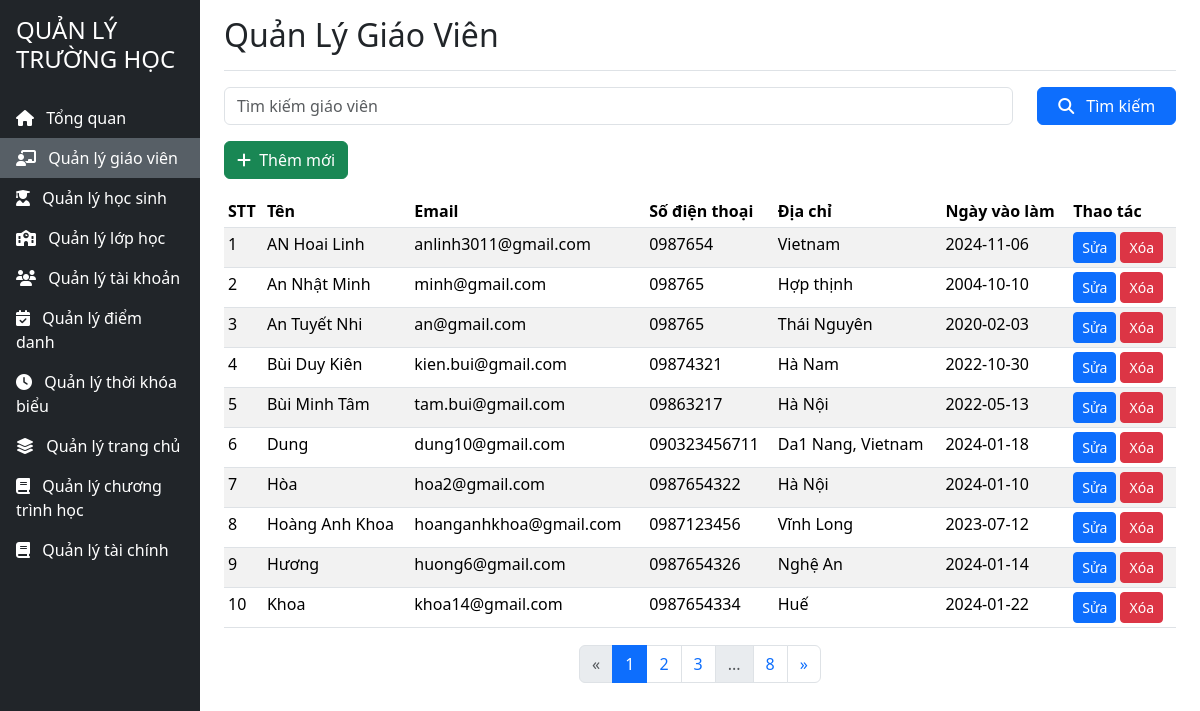
/pages/admin/teacher/list_teacher.php (signed in), run on the app's committed database.
### tables this page shows
CREATE TABLE `teachers` (
  `id` int NOT NULL,
  `FullName` varchar(100) NOT NULL,
  `Phone` varchar(15) DEFAULT NULL,
  `Email` varchar(100) DEFAULT NULL,
  `Address` varchar(255) DEFAULT NULL,
  `HireDate` date NOT NULL
);

### pages/admin/teacher/list_teacher.php (the view, shortened to what this page needs)
<?php
require_once '../../system/connect.php';
$searchTerm = '';
$teachers = [];
$limit = 10;
$page = isset($_GET['page']) ? (int)$_GET['page'] : 1;
$offset = ($page - 1) * $limit;
if (isset($_GET['search']) && !empty($_GET['search'])) {
    $searchTerm = $_GET['search'];
    $query = "SELECT * FROM teachers WHERE FullName LIKE ? ORDER BY FullName ASC LIMIT ?, ?";
    $stmt = $conn->prepare($query);
    $searchTerm = "%$searchTerm%";
    $stmt->bind_param("sii", $searchTerm, $offset, $limit);
    $stmt->execute();
    $teachers = $stmt->get_result()->fetch_all(MYSQLI_ASSOC);
} else {
    $query = "SELECT * FROM teachers ORDER BY FullName ASC LIMIT ?, ?";
    $stmt = $conn->prepare($query);
    $stmt->bind_param("ii", $offset, $limit);
    $stmt->execute();
    $teachers = $stmt->get_result()->fetch_all(MYSQLI_ASSOC);
}
$totalQuery = isset($_GET['search']) && !empty($_GET['search']) ?
    "SELECT COUNT(*) FROM teachers WHERE FullName LIKE ?" :
    "SELECT COUNT(*) FROM teachers";
$stmt = $conn->prepare($totalQuery);
$stmt->execute();
$totalResults = $stmt->get_result()->fetch_row()[0];
$totalPages = ceil($totalResults / $limit);
?>
<!DOCTYPE html>
<html lang="vi">
<head>
    <link href="https://cdnjs.cloudflare.com/ajax/libs/bootstrap/5.3.2/css/bootstrap.min.css" rel="stylesheet">
    <link href="https://cdnjs.cloudflare.com/ajax/libs/font-awesome/6.4.2/css/all.min.css" rel="stylesheet">
</head>
<body>
    <div class="container-fluid">
        <div class="row">
            <nav class="col-md-2 d-none d-md-block bg-dark sidebar min-vh-100" style="padding:0; position: fixed;">
                <div class="position-sticky">
                    <div class="p-3 text-white">
                        <h4>QUẢN LÝ TRƯỜNG HỌC</h4>
                    </div>
                    <ul class="nav flex-column">
                        <li class="nav-item">
                            <a class="nav-link text-white" href="/tai/pages/admin/dashboard.php">
                                <i class="fas fa-home me-2"></i>
                                Tổng quan
                            </a>
                        </li>
                        <li class="nav-item" style="background:#575f66">
                            <a class="nav-link text-white" href="/tai/pages/admin/teacher/list_teacher.php">
                                <i class="fas fa-chalkboard-teacher me-2"></i>
                                Quản lý giáo viên
                            </a>
                        </li>
                        <li class="nav-item" >
                            <a class="nav-link text-white" href="/tai/pages/admin/student/list_student.php">
                                <i class="fas fa-user-graduate me-2"></i>
                                Quản lý học sinh
                            </a>
                        </li>
                        <li class="nav-item">
                            <a class="nav-link text-white" href="/tai/pages/admin/class/list_class.php">
                                <i class="fas fa-school me-2"></i>
                                Quản lý lớp học
                            </a>
                        </li>
                        <li class="nav-item">
                            <a class="nav-link text-white" href="/tai/pages/admin/account/list_account.php">
                                <i class="fas fa-users me-2"></i>
                                Quản lý tài khoản
                            </a>
                        </li>
                        <li class="nav-item" >
                            <a class="nav-link text-white" href="/tai/pages/admin/attendance/list_attendance.php">
                            <i class="fas fa-calendar-check me-2"></i>
                                Quản lý điểm danh
                            </a>
                        </li>
                        <li class="nav-item" >
                            <a class="nav-link text-white" href="/tai/pages/admin/timetable/timetable.php">
                                <i class="fas fa-clock me-2"></i>
                                Quản lý thời khóa biểu
                            </a>
                        </li>
                        <li class="nav-item" >
                            <a class="nav-link text-white" href="/tai/pages/admin/frontend/slide/list_slide.php">
                             <i class="fas fa-layer-group me-2"></i>
                                Quản lý trang chủ
                            </a>
                        </li>
                        <li class="nav-item" >
                            <a class="nav-link text-white" href="/tai/pages/admin/frontend/curriculum/curriculum.php">
                                <i class="fas fa-book me-2"></i>
                                Quản lý chương trình học
                            </a>
                        </li>
                        <li class="nav-item">
                            <a class="nav-link text-white" href="/tai/pages/admin/payment.php">
                                <i class="fas fa-book me-2"></i>
                                Quản lý tài chính
                            </a>
                        </li>
                    </ul>
                </div>
            </nav>
            <main class="col-md-9 ms-sm-auto col-lg-10 px-md-4">
                <div class="d-flex justify-content-between flex-wrap flex-md-nowrap align-items-center pt-3 pb-2 mb-3 border-bottom">
                    <h1 class="h2">Quản Lý Giáo Viên</h1>
                </div>
                <form action="list_teacher.php" method="GET">
                    <div class="row mb-3">
                        <div class="col-md-10">
                            <input class="form-control" type="search" placeholder="Tìm kiếm giáo viên" name="search" aria-label="Search" value="<?php echo htmlspecialchars(trim($searchTerm, '%')); ?>">
                        </div>
                        <div class="col-md-2">
                            <button class="btn btn-primary w-100" type="submit">
                                <i class="fas fa-search me-2"></i> Tìm kiếm
                            </button>
                        </div>
                    </div>
                </form>
                <div class="mb-3">
                    <a href="add_teacher.php" class="btn btn-success">
                        <i class="fas fa-plus me-1"></i> Thêm mới
                    </a>
                </div>
                <div class="table-responsive">
                    <table class="table table-striped table-sm">
                        <thead>
                            <tr>
                                <th>STT</th>
                                <th>Tên</th>
                                <th>Email</th>
                                <th>Số điện thoại</th>
                                <th>Địa chỉ</th>
                                <th>Ngày vào làm</th>
                                <th>Thao tác</th>
                            </tr>
                        </thead>
                        <tbody>
                            <?php $stt = $offset + 1; ?>
                            <?php foreach ($teachers as $teacher): ?>
                                <tr>
                                    <td><?php echo $stt++; ?></td>
                                    <td><?php echo htmlspecialchars($teacher['FullName']); ?></td>
                                    <td><?php echo htmlspecialchars($teacher['Email']); ?></td>
                                    <td><?php echo htmlspecialchars($teacher['Phone']); ?></td>
                                    <td><?php echo htmlspecialchars($teacher['Address']); ?></td>
                                    <td><?php echo htmlspecialchars($teacher['HireDate']); ?></td>
                                    <td>
                                        <a href="edit_teacher.php?id=<?php echo $teacher['id']; ?>" class="btn btn-sm btn-primary">Sửa</a>
                                        <a href="delete_teacher.php?id=<?php echo $teacher['id']; ?>" class="btn btn-sm btn-danger" onclick="return confirm('Bạn có chắc muốn xóa?')">Xóa</a>
                                    </td>
                                </tr>
                            <?php endforeach; ?>
                        </tbody>
                    </table>
                </div>
                <nav aria-label="Page navigation" class="page">
    <ul class="pagination">
        <li class="page-item <?php echo ($page == 1) ? 'disabled' : ''; ?>">
            <a class="page-link" href="?page=<?php echo ($page == 1) ? $totalPages : $page - 1; ?>&search=<?php echo htmlspecialchars($searchTerm); ?>" aria-label="Previous">
                <span aria-hidden="true">&laquo;</span>
            </a>
        </li>
        <?php
        $page_range = 2;
        $start_page = max(1, $page - $page_range);
        $end_page = min($totalPages, $page + $page_range);
        ?>
        <?php for ($i = $start_page; $i <= $end_page; $i++) : ?>
            <li class="page-item <?php echo ($i == $page) ? 'active' : ''; ?>">
                <a class="page-link" href="?page=<?php echo $i; ?>&search=<?php echo htmlspecialchars($searchTerm); ?>"><?php echo $i; ?></a>
            </li>
        <?php endfor; ?>
        <?php if ($end_page < $totalPages) : ?>
            <li class="page-item disabled">
                <span class="page-link">...</span>
            </li>
        <?php endif; ?>
        <?php if ($end_page < $totalPages) : ?>
            <li class="page-item">
                <a class="page-link" href="?page=<?php echo $totalPages; ?>&search=<?php echo htmlspecialchars($searchTerm); ?>"><?php echo $totalPages; ?></a>
            </li>
        <?php endif; ?>
        <li class="page-item <?php echo ($page == $totalPages) ? 'disabled' : ''; ?>">
            <a class="page-link" href="?page=<?php echo ($page == $totalPages) ? 1 : $page + 1; ?>&search=<?php echo htmlspecialchars($searchTerm); ?>" aria-label="Next">
                <span aria-hidden="true">&raquo;</span>
            </a>
        </li>
    </ul>
</nav>
            </main>
        </div>
    </div>
</body>
</html>

### pages/admin/teacher/list_teacher.php (style rules this page uses)
.page { display: flex; justify-content: center; margin-top: auto; }
.table-responsive { flex-grow: 1; min-height: 450px; }

### data on the page
teachers: FullName "AN Hoai Linh", Email "anlinh3011@gmail.com", Phone "0987654", Address "Vietnam", HireDate "2024-11-06"
teachers: FullName "An Nhật Minh", Email "minh@gmail.com", Phone "098765", Address "Hợp thịnh", HireDate "2004-10-10"
teachers: FullName "An Tuyết Nhi", Email "an@gmail.com", Phone "098765", Address "Thái Nguyên", HireDate "2020-02-03"
teachers: FullName "Bùi Duy Kiên", Email "kien.bui@gmail.com", Phone "09874321", Address "Hà Nam", HireDate "2022-10-30"
teachers: FullName "Bùi Minh Tâm", Email "tam.bui@gmail.com", Phone "09863217", Address "Hà Nội", HireDate "2022-05-13"
teachers: FullName "Dung", Email "dung10@gmail.com", Phone "090323456711", Address "Da1 Nang, Vietnam", HireDate "2024-01-18"
teachers: FullName "Hòa", Email "hoa2@gmail.com", Phone "0987654322", Address "Hà Nội", HireDate "2024-01-10"
teachers: FullName "Hoàng Anh Khoa", Email "hoanganhkhoa@gmail.com", Phone "0987123456", Address "Vĩnh Long", HireDate "2023-07-12"
teachers: FullName "Hương", Email "huong6@gmail.com", Phone "0987654326", Address "Nghệ An", HireDate "2024-01-14"
teachers: FullName "Khoa", Email "khoa14@gmail.com", Phone "0987654334", Address "Huế", HireDate "2024-01-22"

### other printed values
$totalPages "8"
